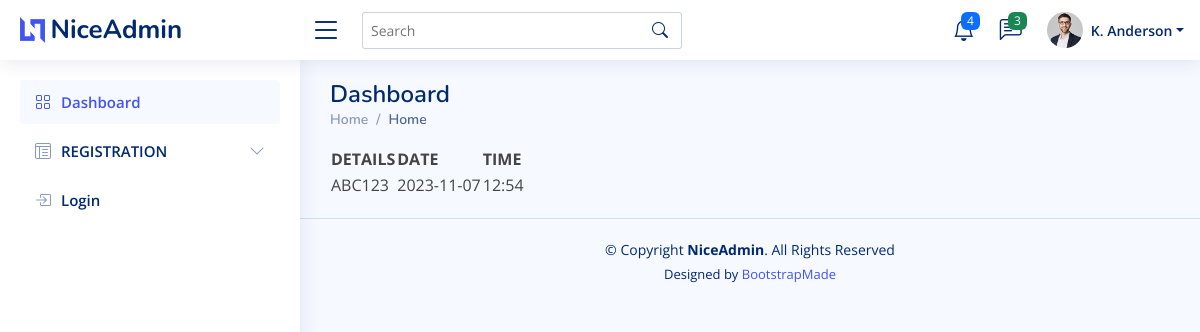
The page /TrackingDetails20/ on the database its author committed.
### seller/models.py (models this page shows)
class Tracking_tb(models.Model):
    Orderid=models.ForeignKey('buyer.order_tb',on_delete=models.CASCADE)
    Date=models.CharField(max_length=20)
    Time=models.CharField(max_length=20)
    Details=models.CharField(max_length=20)

### buyer/views.py (the view)
# urls.py: path('TrackingDetails<int:id>/',buyerview.TrackingDetails,name="TrackingDetails"),
def TrackingDetails(request,id):
    track=Tracking_tb.objects.filter(Orderid_id=id)
    if(len(track) > 0):
        return render(request,"trackingdet.html",{'tr':track})
    else:
        messages.add_message(request,messages.INFO,"No tracking Details yet")
        return render(request,"buyerhome.html")

### templates/TrackingDet.html
{% extends 'commonbase.html' %}
{% block content %}
<html>
    <body>
        <table>
            <tr>
                <th>DETAILS</th>
                <th>DATE</th>
                <th>TIME</th>
            </tr>
            <tr>
                {% for v in tr %}
                <td>{{v.Details}}</td>
                <td>{{v.Date}}</td>
                <td>{{v.Time}}</td>
                {% endfor %}
            </tr>
        </table>
    </body>
</html>
{% endblock %}

### static/NiceAdmin/assets/css/style.css (style rules this page uses)
:root { scroll-behavior: smooth; }
body { font-family: "Open Sans", sans-serif; background: #f6f9ff; color: #444444; }

### rows shown on the page
Tracking_tb: Details "ABC123", Date "2023-11-07", Time "12:54"
